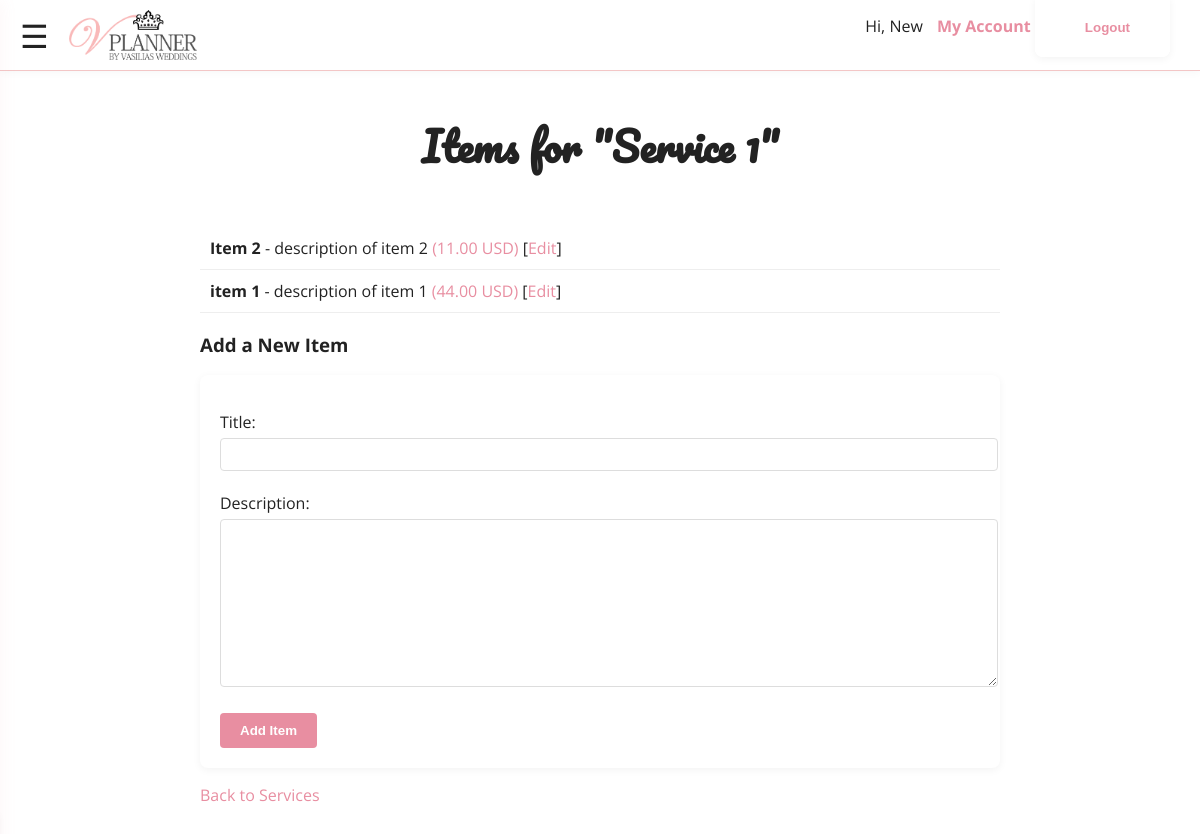
/services/service/3/items/ (signed in), run on the app's committed database.
### services/models.py (models this page shows, shortened)
class Service(models.Model):
    professional = models.ForeignKey(
        'users.Professional', # Use string notation for cross-app relations
        on_delete=models.CASCADE, # If professional deleted, delete their services
        related_name='services' # professional.services.all()
    )
    title = models.CharField(max_length=255)
    description = models.TextField(blank=True)
    is_active = models.BooleanField(default=True, help_text="Is this service currently offered?")
    created_at = models.DateTimeField(auto_now_add=True)
    updated_at = models.DateTimeField(auto_now=True)
    class Meta:
        verbose_name = "Service"
        verbose_name_plural = "Services"
        ordering = ['professional', 'title']

class Item(models.Model):
    service = models.ForeignKey(
        Service,
        on_delete=models.CASCADE, # If service deleted, delete its items
        related_name='items' # service.items.all()
    )
    title = models.CharField(max_length=255)
    description = models.TextField(blank=True)
    created_at = models.DateTimeField(auto_now_add=True)
    updated_at = models.DateTimeField(auto_now=True)
    class Meta:
        verbose_name = "Item"
        verbose_name_plural = "Items"
        ordering = ['service', 'title']

class Price(models.Model):
    class FrequencyChoices(models.TextChoices):
        ONE_TIME = 'ONCE', 'One-Time'
        HOURLY = 'HOURLY', 'Hourly'
        DAILY = 'DAILY', 'Daily'
        WEEKLY = 'WEEKLY', 'Weekly'
        MONTHLY = 'MONTHLY', 'Monthly'
        ANNUALLY = 'ANNUALLY', 'Annually'
    item = models.ForeignKey(
        Item,
        on_delete=models.CASCADE, # If item deleted, delete its prices
        related_name='prices' # item.prices.all()
    )
    amount = models.DecimalField(max_digits=10, decimal_places=2)
    currency = models.CharField(max_length=3, default='USD') # Consider choices or separate model
    frequency = models.CharField(
        max_length=10,
        choices=FrequencyChoices.choices,
        default=FrequencyChoices.ONE_TIME
    )
    description = models.CharField(max_length=255, blank=True, help_text="Optional description (e.g., 'Standard Tier', 'Discounted')")
    is_active = models.BooleanField(default=True, help_text="Is this price option currently available?")
    created_at = models.DateTimeField(auto_now_add=True)
    updated_at = models.DateTimeField(auto_now=True)
    class Meta:
        verbose_name = "Price"
        verbose_name_plural = "Prices"
        ordering = ['item', 'amount']

### services/views.py (the view)
# urls.py: path('service/<int:service_id>/items/', service_items, name='service-items'),
@login_required
def service_items(request, service_id):
    try:
        professional = request.user.professional_profile
    except Professional.DoesNotExist:
        return render(request, 'services/not_a_professional.html')
    service = Service.objects.get(id=service_id, professional=professional)
    items = Item.objects.filter(service=service)
    if request.method == 'POST':
        form = ItemForm(request.POST)
        if form.is_valid():
            item = form.save(commit=False)
            item.service = service
            item.save()
            return redirect('service-items', service_id=service.id)
    else:
        form = ItemForm()
    return render(request, 'services/service_items.html', {
        'service': service,
        'items': items,
        'form': form,
    })

### services/forms.py
class ItemForm(forms.ModelForm):
    class Meta:
        model = Item
        fields = ['title', 'description']

### services/templatetags/service_extras.py (called while the page is built)
@register.filter
def first_active(prices):
    return prices.filter(is_active=True).first()

### services/templates/services/service_items.html (shortened to what this page needs)
{% extends "core/base.html" %}
{% load static %}
{% load service_extras %}
{% block content %}
<header>
    <div class="navbar">
        <span class="menu-icon" onclick="openMenu()">&#9776;</span>
        <img src="{% static 'core/images/logo.png' %}" alt="V Planner Logo" class="logo">
    </div>
</header>
<main>
    <h2 class="welcome-title">Items for "{{ service.title }}"</h2>
    <div class="content-container">
        <ul>
            {% for item in items %}
            <li>
                <strong>{{ item.title }}</strong> - {{ item.description|default:"No description" }}
                {% with price=item.prices.all|first_active %}
                    {% if price %}
                        <span style="color:#e88ea1;">({{ price.amount }} {{ price.currency }})</span>
                    {% else %}
                        <span style="color:red;">No price set!</span>
                    {% endif %}
                {% endwith %}
                [<a href="{% url 'edit-item' item.id %}">Edit</a>]
            </li>
            {% empty %}
                <li>No items yet.</li>
            {% endfor %}
        </ul>
        <h3>Add a New Item</h3>
        <form method="post">
            {{ form.as_p }}
            <button type="submit">Add Item</button>
        </form>
        <p><a href="{% url 'professional-account' %}">Back to Services</a></p>
    </div>
</main>
{% endblock %}

### core/templates/core/base.html (shortened to what this page needs)
{% load static %}
<!DOCTYPE html>
<html lang="en">
<head>
    <link rel="stylesheet" href="{% static 'core/css/home.css' %}">
</head>
<body>
    <div id="user-menu" style="position:fixed;top:10px;right:30px;z-index:1000;">
        {% if user.is_authenticated %}
            <span>Hi, {{ user.first_name|default:user.username }}</span>
            <a href="/users/management/" class="user-menu-link">My Account</a>
            <form action="{% url 'logout' %}" method="post" style="display:inline;">
                <button type="submit" class="user-menu-link" style="background:none;border:none;cursor:pointer;color:#e88ea1;">Logout</button>
            </form>
        {% else %}
            <a href="{% url 'login' %}" class="user-menu-link">Login</a>
            <a href="{% url 'register' %}" class="user-menu-link">Register</a>
        {% endif %}
    </div>
    {% block content %}{% endblock %}
</body>
</html>

### core/static/core/css/home.css (style rules this page uses)
body { margin: 0; font-family: 'Open Sans', Arial, sans-serif; background: #fff; color: #222; }
header { background: #fff; box-shadow: 0 2px 8px rgba(0,0,0,0.03); }
.navbar { display: flex; align-items: center; padding: 10px 20px; border-bottom: 1px solid #f3c6c6; }
.menu-icon { font-size: 2em; margin-right: 20px; cursor: pointer; }
.logo { height: 50px; }
.welcome-title { font-family: 'Pacifico', cursive; font-size: 2.5em; text-align: center; margin-top: 40px; margin-bottom: 10px; }
.content-container { max-width: 800px; margin: 0 auto; padding: 20px; }
form { background: #fff; padding: 20px; border-radius: 8px; box-shadow: 0 2px 8px rgba(0,0,0,0.05); }
button[type="submit"] { background: #e88ea1; color: #fff; border: none; padding: 10px 20px; border-radius: 4px; cursor: pointer; font-weight: bold; transition: background 0.2s; }
input[type="text"], input[type="password"], input[type="email"], textarea, select { width: 100%; padding: 8px; margin: 5px 0; border: 1px solid #ddd; border-radius: 4px; }
.content-container ul { list-style: none; padding: 0; }
.content-container li { padding: 10px; border-bottom: 1px solid #eee; }
a { color: #e88ea1; text-decoration: none; }
.user-menu-link { margin-left: 10px; color: #e88ea1; text-decoration: none; font-weight: bold; }

### data on the page
Service: title "Service 1"
Item: title "Item 2", description "description of item 2", prices.amount "11.00", prices.currency "USD"
Item: title "item 1", description "description of item 1", prices.amount "44.00", prices.currency "USD"

### other printed values
{{ user.first_name|default:user.username }} "New"
